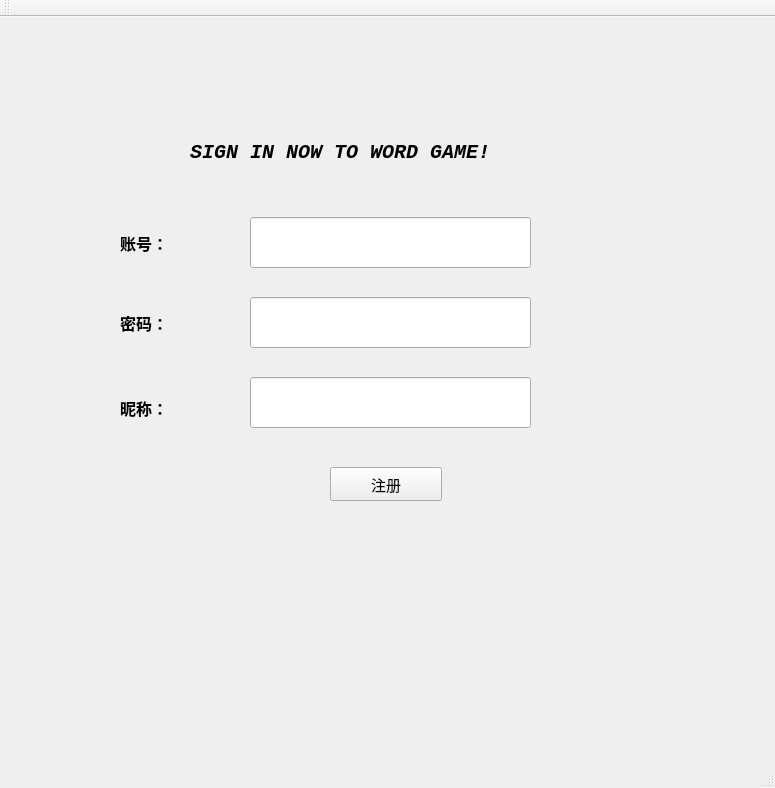
<?xml version="1.0" encoding="UTF-8"?>
<ui version="4.0">
 <class>SigninwindowClass</class>
 <widget class="QMainWindow" name="SigninwindowClass">
  <property name="geometry">
   <rect>
    <x>0</x>
    <y>0</y>
    <width>775</width>
    <height>788</height>
   </rect>
  </property>
  <property name="windowTitle">
   <string>Signinwindow</string>
  </property>
  <widget class="QWidget" name="centralWidget">
   <widget class="QWidget" name="subwidget" native="true">
    <property name="geometry">
     <rect>
      <x>90</x>
      <y>90</y>
      <width>581</width>
      <height>551</height>
     </rect>
    </property>
    <widget class="QLineEdit" name="username">
     <property name="geometry">
      <rect>
       <x>160</x>
       <y>110</y>
       <width>281</width>
       <height>51</height>
      </rect>
     </property>
    </widget>
    <widget class="QLineEdit" name="password">
     <property name="geometry">
      <rect>
       <x>160</x>
       <y>190</y>
       <width>281</width>
       <height>51</height>
      </rect>
     </property>
    </widget>
    <widget class="QLineEdit" name="nickname">
     <property name="geometry">
      <rect>
       <x>160</x>
       <y>270</y>
       <width>281</width>
       <height>51</height>
      </rect>
     </property>
    </widget>
    <widget class="QLabel" name="label">
     <property name="geometry">
      <rect>
       <x>30</x>
       <y>100</y>
       <width>101</width>
       <height>71</height>
      </rect>
     </property>
     <property name="font">
      <font>
       <family>Consolas</family>
       <pointsize>12</pointsize>
       <weight>75</weight>
       <bold>true</bold>
      </font>
     </property>
     <property name="text">
      <string>账号：</string>
     </property>
    </widget>
    <widget class="QLabel" name="label_2">
     <property name="geometry">
      <rect>
       <x>30</x>
       <y>180</y>
       <width>91</width>
       <height>71</height>
      </rect>
     </property>
     <property name="font">
      <font>
       <family>Consolas</family>
       <pointsize>12</pointsize>
       <weight>75</weight>
       <bold>true</bold>
      </font>
     </property>
     <property name="text">
      <string>密码：</string>
     </property>
    </widget>
    <widget class="QLabel" name="label_3">
     <property name="geometry">
      <rect>
       <x>30</x>
       <y>260</y>
       <width>101</width>
       <height>81</height>
      </rect>
     </property>
     <property name="font">
      <font>
       <family>Consolas</family>
       <pointsize>12</pointsize>
       <weight>75</weight>
       <bold>true</bold>
      </font>
     </property>
     <property name="text">
      <string>昵称：</string>
     </property>
    </widget>
    <widget class="QLabel" name="label_4">
     <property name="geometry">
      <rect>
       <x>100</x>
       <y>0</y>
       <width>441</width>
       <height>91</height>
      </rect>
     </property>
     <property name="font">
      <font>
       <family>Consolas</family>
       <pointsize>15</pointsize>
       <weight>75</weight>
       <italic>true</italic>
       <bold>true</bold>
      </font>
     </property>
     <property name="text">
      <string>SIGN IN NOW TO WORD GAME!</string>
     </property>
    </widget>
    <widget class="QPushButton" name="SigninButton">
     <property name="geometry">
      <rect>
       <x>240</x>
       <y>360</y>
       <width>112</width>
       <height>34</height>
      </rect>
     </property>
     <property name="font">
      <font>
       <pointsize>11</pointsize>
      </font>
     </property>
     <property name="text">
      <string>注册</string>
     </property>
    </widget>
   </widget>
  </widget>
  <widget class="QMenuBar" name="menuBar">
   <property name="geometry">
    <rect>
     <x>0</x>
     <y>0</y>
     <width>775</width>
     <height>30</height>
    </rect>
   </property>
  </widget>
  <widget class="QToolBar" name="mainToolBar">
   <attribute name="toolBarArea">
    <enum>TopToolBarArea</enum>
   </attribute>
   <attribute name="toolBarBreak">
    <bool>false</bool>
   </attribute>
  </widget>
  <widget class="QStatusBar" name="statusBar"/>
 </widget>
 <layoutdefault spacing="6" margin="11"/>
 <resources/>
 <connections/>
</ui>
